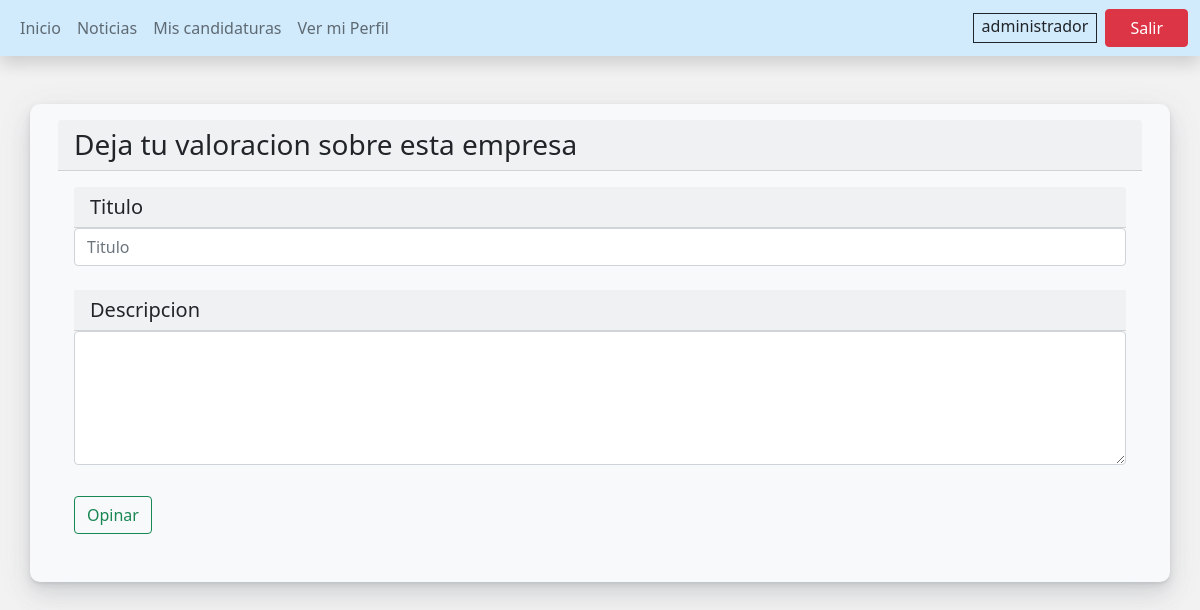
Before: /opiniones_empresa_users.php?id_empresa1=emp_6 (signed in) with the older database file.
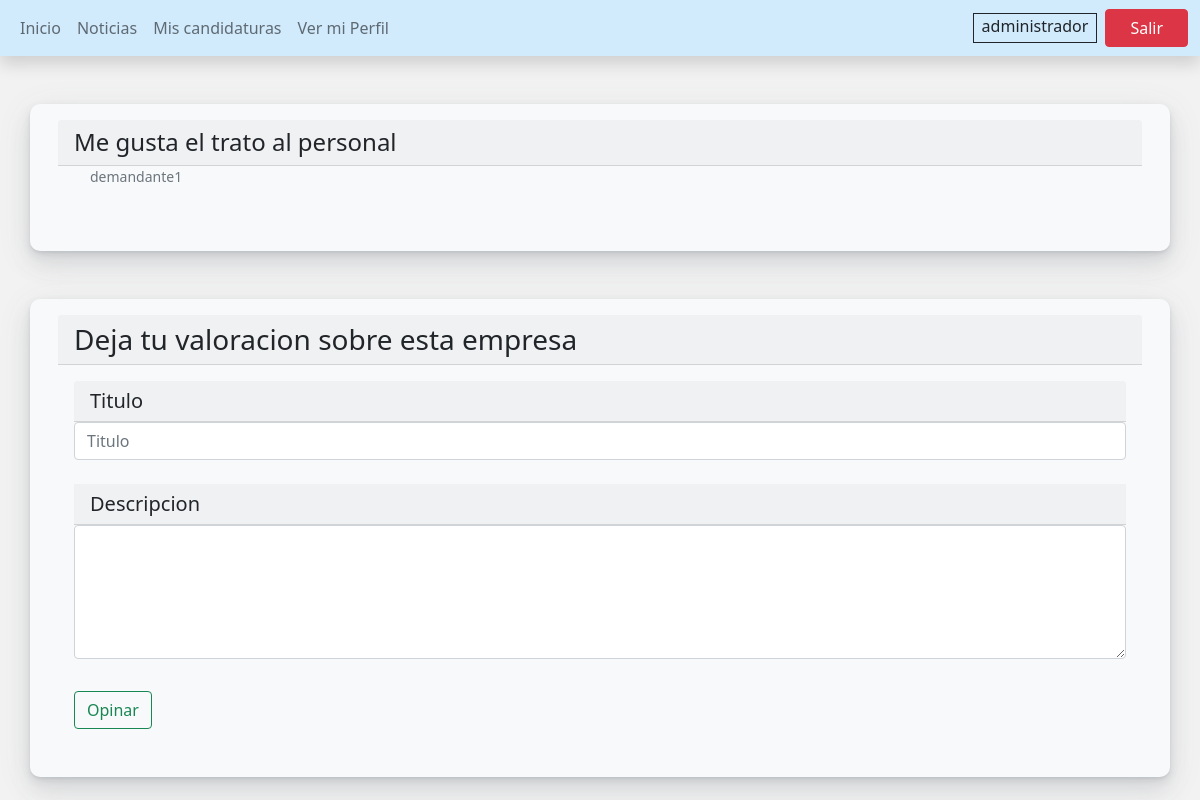
After: the same page with the newer database file.
### tables this page shows
CREATE TABLE `valoraciones` (
  `id_valoracion` int(10) NOT NULL,
  `id_demandante` varchar(10) NOT NULL,
  `id_empresa` varchar(10) NOT NULL,
  `titulo_valoracion` varchar(30) NOT NULL,
  `texto_valoracion` varchar(500) NOT NULL
);

CREATE TABLE `usuarios` (
  `id_usuario` int(10) NOT NULL,
  `rol` varchar(15) NOT NULL,
  `nombre_usuario` varchar(25) NOT NULL,
  `email` varchar(20) NOT NULL,
  `password` varchar(15) NOT NULL
);

### opiniones_empresa_users.php (the view, shortened to what this page needs)
<?php
include 'funciones_conexion.php';
$conn = conexion();
$id_emp = $_GET['id_empresa1'];
$sql = "SELECT * FROM valoraciones Val INNER JOIN  demandante De ON Val.id_demandante = De.id_demandante
INNER JOIN  usuarios Ur ON De.id_usuario = Ur.id_usuario
  WHERE Val.id_empresa ='$id_emp'";
if($rs = $conn->query($sql)){
  if($rs->num_rows<0){
  die("Error en sacar los datos de la DB");
}
}
?>
<html lang="es">
  <head>
    <link href="css/bootstrap.min.css" rel="stylesheet" >
    <link href="css/bootstrap.css" rel="stylesheet" >
    <link href="fontawesome/css/all.min.css" rel="stylesheet" />
  </head>
  <body style="background-color: #f2f2f2;">
    <nav class="navbar navbar-expand-lg navbar-light shadow" style="background-color: #D1EAFC;">
      <div class="container-fluid">
    <div class="collapse navbar-collapse" id="navbarNav">
          <ul class="navbar-nav">
            <li class="nav-item">
              <a class="nav-link " aria-current="page" href="vista_usuario.php">Inicio</a>
            </li>
            <li class="nav-item">
              <a class="nav-link" href="#">Noticias</a>
            </li>
            <li class="nav-item">
              <a class="nav-link " href="mis_candidaturas.php">Mis candidaturas</a>
            </li>
            <li class="nav-item">
              <a class="nav-link" href="ver_perfil_usuario.php">Ver mi Perfil</a>
            </li>
          </ul>
        </div>
          <ul class="navbar-nav ">
            <p class="px-2 m-1 mx-2 border border-dark"><?=$_SESSION['nombre'] ;?></p>
            <li class="nav-item">
              <a href="logout.php" class="btn btn-danger px-4">Salir</a>
            </li>
          </ul>
        </div>
    </nav>
    <div class="col-md-12 center justify-content-center">
  <?php   $datos = $rs->fetch_assoc();
         while($datos) { ?>
  <div class="card mb-3 container-md bg-light   mt-5 border-light" >
  <div class="card-body">
    <h4 class="card-header"><?=$datos['titulo_valoracion'];?></h4>
    <ul>   <li class=" list-inline-item card-text"><small class="text-muted align-bottom"><?=$datos['nombre_usuario'];?></small></li><br>
  </ul>
    <div class="d-flex ">
    <p class="card-text m-2"><?=$datos['texto_valoracion']; ?></p>     </div>
  </div>
  </div>
  <?php  $datos = $rs->fetch_assoc();
  }  $rs->free();
  ?>
  </div>
  <div class="col-md-12 center justify-content-center ">
    <div class="card mb-3 container-md bg-light   mt-5 border-light" >
    <div class="card-body">
      <h3 class="card-header">Deja tu valoracion sobre esta empresa</h3>
      <div class="form-group">
        <form class="card-body form-group"  method="post">
  <h5 class="card-header">Titulo</h5>
  <input class="form-control" placeholder="Titulo" type="text" name="titulo" required> <br>
  <h5 class="card-header">Descripcion</h5>
  <textarea class="form-control" rows="5" type="text" name="texto" id="comment"></textarea>
  <input style="margin-top: 3%;" type="submit" class="btn btn-outline-success" value="Opinar" name="btn_opinar">
</form>
</div>
    </div>
    </div>
  </body>
</html>

Changed rows visible on the page:
added valoraciones: titulo_valoracion "Me gusta el trato al personal", usuarios.nombre_usuario "demandante1"
